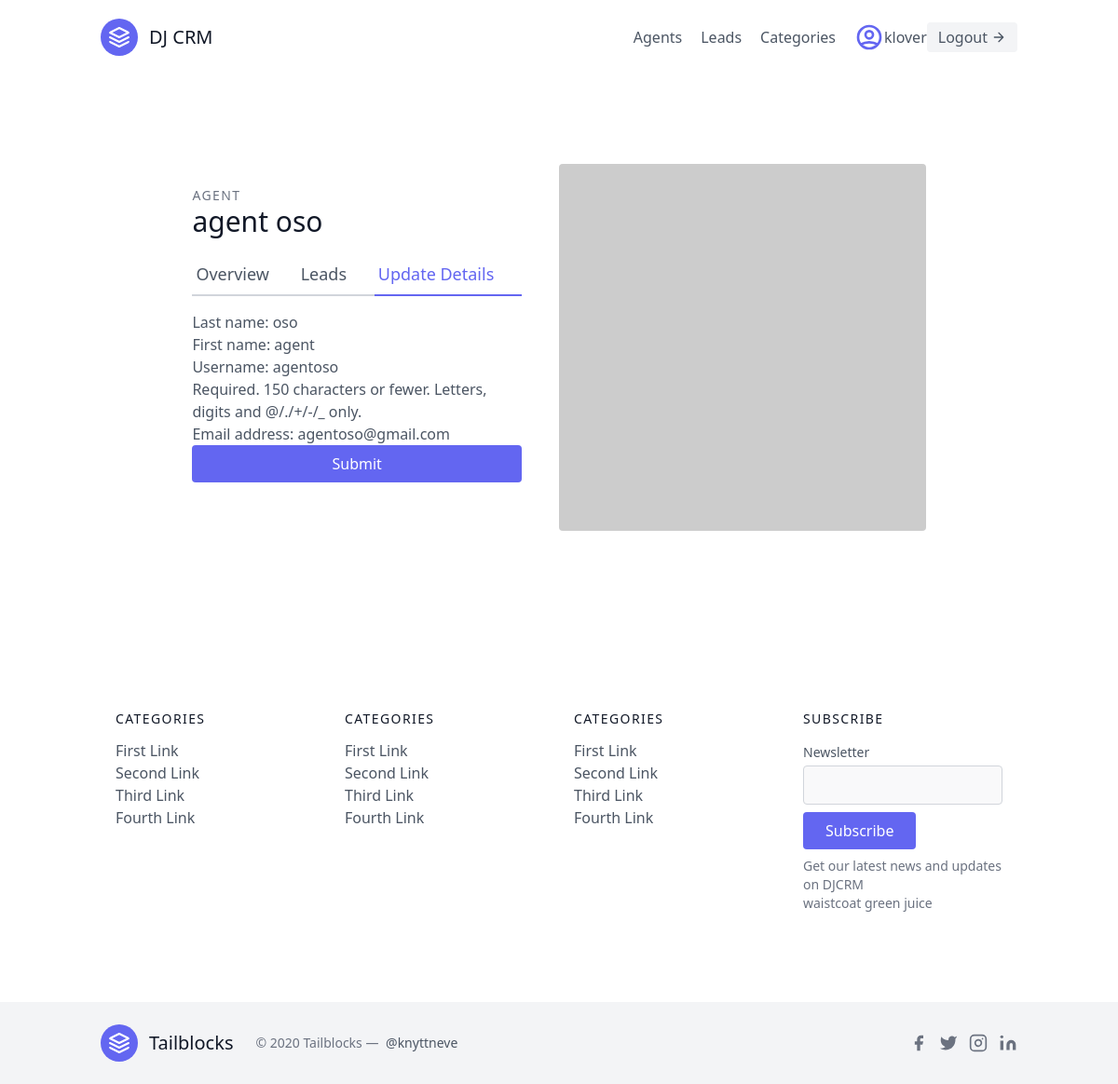
The app's page /agents/5/update/ (signed in) with its own data.
### leads/models.py (models this page shows, shortened)
class User(AbstractUser):
    is_organiser = models.BooleanField(default=True)
    is_agent = models.BooleanField(default=False)

class Agent(models.Model):
    user = models.OneToOneField(User, on_delete=models.CASCADE)
    organisation = models.ForeignKey(UserProfile, on_delete=models.CASCADE)

### agents/views.py (the view)
# urls.py: path('<int:pk>/update/', views.AgentUserUpdateView, name='agent-update'),
def AgentUserUpdateView(request, pk):
    user = User.objects.get(agent__id=pk)
    agent = Agent.objects.get(id=pk,organisation=request.user.userprofile)
    form = AgentUserUpdateForm(instance=user)
    if request.method == "POST":
        form = AgentUserUpdateForm(request.POST, instance=user)
        if form.is_valid():
            form.save()
            return redirect('agents:agent-list')
    context = {
    "user": user,
    "form" : form,
    "agent" : agent,
    }
    return render(request, 'agents/agent_update.html',context)

### agents/forms.py
class AgentUserUpdateForm(forms.ModelForm):
    class Meta:
        model = User
        fields ={
            'email',
            'first_name',
            'last_name',
            'username',
        }
        field_order = ['email','first_name','last_name', 'username',]

### agents/templates/agents/agent_update.html (shortened to what this page needs)
{% extends 'base.html' %}
{% load tailwind_filters %}
{% block content %}
<section class="text-gray-600 body-font overflow-hidden">
    <div class="container px-5 py-24 mx-auto">
        <div class="lg:w-4/5 mx-auto flex flex-wrap">
            <div class="lg:w-1/2 w-full lg:pr-10 lg:py-6 mb-6 lg:mb-0">
                <h2 class="text-sm title-font text-gray-500 tracking-widest">AGENT</h2>
                <h1 class="text-gray-900 text-3xl title-font font-medium mb-4">{{agent.user.first_name}} {{agent.user.last_name}}
                </h1>
                <div class="flex mb-4">
                    <a href="{% url 'agents:agent-detail' agent.pk %}" class="flex-grow border-b-2 border-gray-300 py-2 text-lg px-1">Overview</a>
                    <a href="{% url 'agents:agent-lead-list' agent.pk %}" class="flex-grow border-b-2 border-gray-300 py-2 text-lg px-1">Leads</a>
                    <a href="{% url 'agents:agent-update' agent.pk %}"
                        class="flex-grow text-indigo-500 border-b-2 border-indigo-500 py-2 text-lg px-1">Update Details</a>
                </div>
                <form method="post" action="">
                    {{form|crispy}}
                    <button type="submit" class="w-1/2 text-white bg-indigo-500 border-0 py-2 px-6 focus:outline-none hover:bg-indigo-600 rounded w-full">Submit</button>
                </form>
            </div>
            <img alt="ecommerce" class="lg:w-1/2 w-full lg:h-auto h-64 object-cover object-center rounded"
                src="https://dummyimage.com/400x400">
        </div>
    </div>
</section>
{% endblock content %}

### templates/navbar.html (shortened to what this page needs)
<header class="text-gray-600 body-font">
  <div class="container mx-auto flex flex-wrap p-5 flex-col md:flex-row items-center">
    <a href="{% url 'landing-page' %}" class="flex title-font font-medium items-center text-gray-900 mb-4 md:mb-0">
      <svg xmlns="http://www.w3.org/2000/svg" fill="none" stroke="currentColor" stroke-linecap="round"
        stroke-linejoin="round" stroke-width="2" class="w-10 h-10 text-white p-2 bg-indigo-500 rounded-full"
        viewBox="0 0 24 24">
        <path d="M12 2L2 7l10 5 10-5-10-5zM2 17l10 5 10-5M2 12l10 5 10-5"></path>
      </svg>
      <span class="ml-3 text-xl">DJ CRM</span>
    </a>
    <nav class="md:ml-auto flex flex-wrap items-center text-base justify-center">
      {% if not request.user.is_authenticated %}
      <a href="{% url 'signup' %}" class="mr-5 hover:text-gray-900">Signup</a>
      {% else %}
      {% if request.user.is_organiser %}
      <a href="{% url 'agents:agent-list' %}" class="mr-5 hover:text-gray-900">Agents</a>
      {% endif %}
      <a href="{% url 'leads:lead-list' %}" class="mr-5 hover:text-gray-900">Leads</a>
      <a href="{% url 'leads:category-list' %}" class="mr-5 hover:text-gray-900">Categories</a>
      {% endif %}
    </nav>
    {% if request.user.is_authenticated %}
    <div>
      <svg class="h-8 w-8 text-indigo-500"  fill="none" viewBox="0 0 24 24" stroke="currentColor">
        <path stroke-linecap="round" stroke-linejoin="round" stroke-width="2" d="M5.121 17.804A13.937 13.937 0 0112 16c2.5 0 4.847.655 6.879 1.804M15 10a3 3 0 11-6 0 3 3 0 016 0zm6 2a9 9 0 11-18 0 9 9 0 0118 0z"/>
      </svg>
    </div>
    {{ request.user.username }}
    <a href="{% url 'logout' %}"
      class="inline-flex items-center bg-gray-100 border-0 py-1 px-3 focus:outline-none hover:bg-gray-200 rounded text-base mt-4 md:mt-0">Logout
      <svg fill="none" stroke="currentColor" stroke-linecap="round" stroke-linejoin="round" stroke-width="2"
        class="w-4 h-4 ml-1" viewBox="0 0 24 24">
        <path d="M5 12h14M12 5l7 7-7 7"></path>
      </svg>
    </a>
    {% endif %}
  </div>
</header>

### static/css/style.css (style rules this page uses)
body { background-color: white; }
h1 { margin-bottom: 1rem; color: #111827; font-size: 1.875rem; line-height: 2.25rem; font-weight: 500; }

### records on screen
User: user.username "klover"
Agent: user.first_name "agent", user.last_name "oso"
User: last_name "oso", first_name "agent", username "agentoso", email "agentoso@gmail.com"
